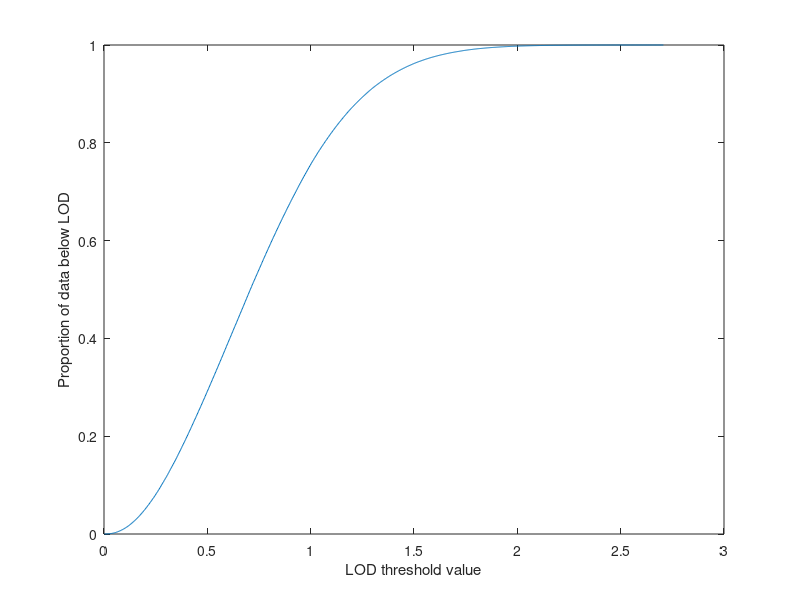

Reproduce this figure in MATLAB. (Note: this script raises an error after producing the figure.)
%% Parameter definition

n = 100;
p = 20;
r = 3;      % Rank of the matrix
sigma = 0.3;  % Gaussian noise std
Delta = 0.5;  % LOD threshold, shared for all columns of the data

lambda = 1/sqrt(n);
% mu = sqrt(p/(2*log(n*p)));
mu = 1/sigma/sqrt(2*n*log(n*p));

N_try = 100;        % Number of repeats

%% Auxilliary part for setting LOD threshold Delta
% This part plots the cumulative distribution of the data entries (in D)
% generated in this way. The LOD threshold Delta can be set by referring to
% this CDF.

N = 1e6;
x_tmp = sum(rand(r,N) .* rand(r,N));
[counts,centers] = hist(x_tmp,1000);
cdf = cumsum(counts) / N;

figure
plot(centers, cdf)
xlabel('LOD threshold value')
ylabel('Proportion of data below LOD')

%% Running the algorithms

rel_err = zeros(N_try, 3);  % Matrix for storing relative error values
rel_err_belowlod = zeros(N_try, 3);  % ... for entries below LOD

for i_try = 1:N_try
    if mod(i_try,5)==0
        disp(i_try)
    end
    
    U = rand(n,r);        
    V = rand(r,p);
    L = U*V;  % Low-rank part

%     Z = randn(n,p) * sigma;  % Gaussian noise part
%     S = -(L+Z).*(L+Z<0) + (rand(n,p)<0.03) .* rand(n,p)*1;  % Sparse noise part
%     S = zeros(n,p);
%     D = L + S + Z; % Noise added
      D = L;  % No noise added
    
    D_minus1 = (D>=Delta).*D + (D<Delta)*(-1);
    D_sqrt2  = (D>=Delta).*D + (D<Delta)*(Delta/sqrt(2));
    norm_L_belowlod = norm(L.*(D<Delta), 'fro');
    norm_L = norm(L, 'fro');
    
    % Alg 1: PCA w/ LOD/sqrt(2)
    [UU,SS,VV] = svd(D_sqrt2,'econ');
    LL = UU(:,1:r) * SS(1:r,1:r) * VV(1:r,:);
    rel_err(i_try, 1) = norm(L-LL, 'fro') / norm_L;
    rel_err_belowlod(i_try, 1) = norm((L-LL).*(D<Delta), 'fro') / norm_L_belowlod;

    % Alg 2: PCP w/ LOD/sqrt(2)
    [LL,~] = pcp_lod(D_sqrt2, lambda, mu, 0);
    rel_err(i_try, 2) = norm(L-LL, 'fro') / norm_L;
    rel_err_belowlod(i_try, 2) = norm((L-LL).*(D<Delta), 'fro') / norm_L_belowlod;
    
    % Alg 3: PCP-LOD
    [LL,~] = pcp_lod(D_minus1, lambda, mu, Delta);
    rel_err(i_try, 3) = norm(L-LL, 'fro') / norm(L, 'fro');
    rel_err_belowlod(i_try, 3) = norm((L-LL).*(D<Delta), 'fro') / norm_L_belowlod;
    
end

%% Plot 1: Boxplot

figure
boxplot(rel_err, 'Notch','on', 'Labels',{'PCA w/ LOD/sqrt(2)','PCP w/ LOD/sqrt(2)','PCP-LOD'})
xlabel('Algorithms')
ylabel('Relative error in L')
title(['Delta = ',num2str(Delta)])

%% Plot 2: X-Y Scatterplot

x_scatter = rel_err(:,3)./rel_err(:,2) - 1;
y_scatter = rel_err_belowlod(:,3)./rel_err_belowlod(:,2) - 1;

figure
scatter(x_scatter, y_scatter)
line([0 0], ylim, 'Color','k');
line(xlim, [0 0], 'Color','k');
title(['Delta = ',num2str(Delta)])
xlabel('Relative error overall ratio (PCP-LOD/PCP-sqrt2 -1)')
ylabel('Relative error <LOD ratio (PCP-LOD/PCP-sqrt2 -1)')

%% Save data (if necessary)
%save(['data_',num2str(Delta),'.mat'], 'rel_err','rel_err_belowlod')
